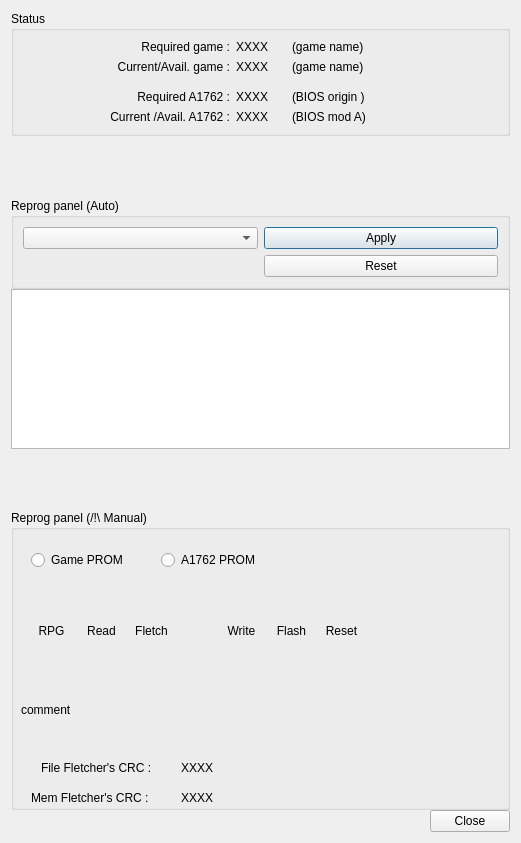
<?xml version="1.0" encoding="UTF-8"?>
<ui version="4.0">
 <class>ReprogDialog</class>
 <widget class="QDialog" name="ReprogDialog">
  <property name="geometry">
   <rect>
    <x>0</x>
    <y>0</y>
    <width>521</width>
    <height>843</height>
   </rect>
  </property>
  <property name="windowTitle">
   <string>Reprog</string>
  </property>
  <layout class="QVBoxLayout" name="verticalLayout">
   <property name="spacing">
    <number>0</number>
   </property>
   <item>
    <widget class="QGroupBox" name="groupBox_3">
     <property name="sizePolicy">
      <sizepolicy hsizetype="Preferred" vsizetype="MinimumExpanding">
       <horstretch>0</horstretch>
       <verstretch>0</verstretch>
      </sizepolicy>
     </property>
     <property name="title">
      <string>Status</string>
     </property>
     <layout class="QGridLayout" name="gridLayout_2">
      <item row="3" column="0">
       <widget class="QLabel" name="label_5">
        <property name="text">
         <string>Current/Avail. game :</string>
        </property>
        <property name="alignment">
         <set>Qt::AlignRight|Qt::AlignTrailing|Qt::AlignVCenter</set>
        </property>
       </widget>
      </item>
      <item row="0" column="2">
       <widget class="QLabel" name="label_txt_rg">
        <property name="text">
         <string>(game name)</string>
        </property>
       </widget>
      </item>
      <item row="0" column="0">
       <widget class="QLabel" name="label_6">
        <property name="text">
         <string>Required game :</string>
        </property>
        <property name="alignment">
         <set>Qt::AlignRight|Qt::AlignTrailing|Qt::AlignVCenter</set>
        </property>
       </widget>
      </item>
      <item row="6" column="0">
       <widget class="QLabel" name="label_4">
        <property name="text">
         <string>Current /Avail. A1762 :</string>
        </property>
        <property name="alignment">
         <set>Qt::AlignRight|Qt::AlignTrailing|Qt::AlignVCenter</set>
        </property>
       </widget>
      </item>
      <item row="5" column="2">
       <widget class="QLabel" name="label_txt_rr">
        <property name="text">
         <string>(BIOS origin )</string>
        </property>
       </widget>
      </item>
      <item row="6" column="2">
       <widget class="QLabel" name="label_txt_cr">
        <property name="text">
         <string>(BIOS mod A)</string>
        </property>
       </widget>
      </item>
      <item row="3" column="2">
       <widget class="QLabel" name="label_txt_cg">
        <property name="text">
         <string>(game name)</string>
        </property>
       </widget>
      </item>
      <item row="0" column="1">
       <widget class="QLabel" name="label_crc_rg">
        <property name="sizePolicy">
         <sizepolicy hsizetype="Minimum" vsizetype="Preferred">
          <horstretch>0</horstretch>
          <verstretch>0</verstretch>
         </sizepolicy>
        </property>
        <property name="minimumSize">
         <size>
          <width>40</width>
          <height>0</height>
         </size>
        </property>
        <property name="maximumSize">
         <size>
          <width>50</width>
          <height>16777215</height>
         </size>
        </property>
        <property name="text">
         <string>XXXX</string>
        </property>
        <property name="textInteractionFlags">
         <set>Qt::LinksAccessibleByMouse|Qt::TextSelectableByKeyboard|Qt::TextSelectableByMouse</set>
        </property>
       </widget>
      </item>
      <item row="4" column="1">
       <spacer name="verticalSpacer_2">
        <property name="orientation">
         <enum>Qt::Vertical</enum>
        </property>
        <property name="sizeHint" stdset="0">
         <size>
          <width>20</width>
          <height>10</height>
         </size>
        </property>
       </spacer>
      </item>
      <item row="5" column="1">
       <widget class="QLabel" name="label_crc_rr">
        <property name="sizePolicy">
         <sizepolicy hsizetype="Minimum" vsizetype="Preferred">
          <horstretch>0</horstretch>
          <verstretch>0</verstretch>
         </sizepolicy>
        </property>
        <property name="minimumSize">
         <size>
          <width>40</width>
          <height>0</height>
         </size>
        </property>
        <property name="maximumSize">
         <size>
          <width>50</width>
          <height>16777215</height>
         </size>
        </property>
        <property name="text">
         <string>XXXX</string>
        </property>
       </widget>
      </item>
      <item row="3" column="1">
       <widget class="QLabel" name="label_crc_cg">
        <property name="sizePolicy">
         <sizepolicy hsizetype="Minimum" vsizetype="Preferred">
          <horstretch>0</horstretch>
          <verstretch>0</verstretch>
         </sizepolicy>
        </property>
        <property name="minimumSize">
         <size>
          <width>40</width>
          <height>0</height>
         </size>
        </property>
        <property name="maximumSize">
         <size>
          <width>50</width>
          <height>16777215</height>
         </size>
        </property>
        <property name="text">
         <string>XXXX</string>
        </property>
        <property name="textInteractionFlags">
         <set>Qt::LinksAccessibleByMouse|Qt::TextSelectableByKeyboard|Qt::TextSelectableByMouse</set>
        </property>
       </widget>
      </item>
      <item row="5" column="0">
       <widget class="QLabel" name="label_3">
        <property name="text">
         <string>Required A1762 :</string>
        </property>
        <property name="alignment">
         <set>Qt::AlignRight|Qt::AlignTrailing|Qt::AlignVCenter</set>
        </property>
       </widget>
      </item>
      <item row="6" column="1">
       <widget class="QLabel" name="label_crc_cr">
        <property name="sizePolicy">
         <sizepolicy hsizetype="Minimum" vsizetype="Preferred">
          <horstretch>0</horstretch>
          <verstretch>0</verstretch>
         </sizepolicy>
        </property>
        <property name="minimumSize">
         <size>
          <width>40</width>
          <height>0</height>
         </size>
        </property>
        <property name="maximumSize">
         <size>
          <width>50</width>
          <height>16777215</height>
         </size>
        </property>
        <property name="text">
         <string>XXXX</string>
        </property>
       </widget>
      </item>
     </layout>
    </widget>
   </item>
   <item>
    <spacer name="verticalSpacer_3">
     <property name="orientation">
      <enum>Qt::Vertical</enum>
     </property>
     <property name="sizeHint" stdset="0">
      <size>
       <width>20</width>
       <height>40</height>
      </size>
     </property>
    </spacer>
   </item>
   <item>
    <widget class="QGroupBox" name="groupBox_2">
     <property name="sizePolicy">
      <sizepolicy hsizetype="Preferred" vsizetype="MinimumExpanding">
       <horstretch>0</horstretch>
       <verstretch>0</verstretch>
      </sizepolicy>
     </property>
     <property name="minimumSize">
      <size>
       <width>0</width>
       <height>0</height>
      </size>
     </property>
     <property name="maximumSize">
      <size>
       <width>16777215</width>
       <height>160</height>
      </size>
     </property>
     <property name="title">
      <string>Reprog panel (Auto)</string>
     </property>
     <layout class="QGridLayout" name="gridLayout">
      <item row="0" column="0">
       <widget class="QComboBox" name="comboBox"/>
      </item>
      <item row="0" column="1">
       <widget class="QPushButton" name="pushButton">
        <property name="text">
         <string>Apply</string>
        </property>
       </widget>
      </item>
      <item row="1" column="1">
       <widget class="QPushButton" name="pushButton_2">
        <property name="text">
         <string>Reset</string>
        </property>
       </widget>
      </item>
     </layout>
    </widget>
   </item>
   <item>
    <widget class="QPlainTextEdit" name="plainTextEdit">
     <property name="sizePolicy">
      <sizepolicy hsizetype="Expanding" vsizetype="MinimumExpanding">
       <horstretch>0</horstretch>
       <verstretch>0</verstretch>
      </sizepolicy>
     </property>
     <property name="maximumSize">
      <size>
       <width>16777215</width>
       <height>160</height>
      </size>
     </property>
    </widget>
   </item>
   <item>
    <spacer name="verticalSpacer">
     <property name="orientation">
      <enum>Qt::Vertical</enum>
     </property>
     <property name="sizeHint" stdset="0">
      <size>
       <width>20</width>
       <height>40</height>
      </size>
     </property>
    </spacer>
   </item>
   <item>
    <widget class="QGroupBox" name="groupBox">
     <property name="sizePolicy">
      <sizepolicy hsizetype="Expanding" vsizetype="MinimumExpanding">
       <horstretch>0</horstretch>
       <verstretch>0</verstretch>
      </sizepolicy>
     </property>
     <property name="minimumSize">
      <size>
       <width>0</width>
       <height>300</height>
      </size>
     </property>
     <property name="title">
      <string>Reprog panel (/!\ Manual)</string>
     </property>
     <widget class="QToolButton" name="toolButton_reprog">
      <property name="geometry">
       <rect>
        <x>20</x>
        <y>100</y>
        <width>41</width>
        <height>41</height>
       </rect>
      </property>
      <property name="text">
       <string>RPG</string>
      </property>
      <property name="toolButtonStyle">
       <enum>Qt::ToolButtonTextUnderIcon</enum>
      </property>
      <property name="autoRaise">
       <bool>true</bool>
      </property>
     </widget>
     <widget class="QToolButton" name="toolButton_reset_2">
      <property name="geometry">
       <rect>
        <x>310</x>
        <y>100</y>
        <width>41</width>
        <height>41</height>
       </rect>
      </property>
      <property name="text">
       <string>Reset</string>
      </property>
      <property name="toolButtonStyle">
       <enum>Qt::ToolButtonTextUnderIcon</enum>
      </property>
      <property name="autoRaise">
       <bool>true</bool>
      </property>
     </widget>
     <widget class="QToolButton" name="toolButton_write">
      <property name="geometry">
       <rect>
        <x>210</x>
        <y>100</y>
        <width>41</width>
        <height>41</height>
       </rect>
      </property>
      <property name="text">
       <string>Write</string>
      </property>
      <property name="toolButtonStyle">
       <enum>Qt::ToolButtonTextUnderIcon</enum>
      </property>
      <property name="autoRaise">
       <bool>true</bool>
      </property>
     </widget>
     <widget class="QLabel" name="label">
      <property name="geometry">
       <rect>
        <x>30</x>
        <y>250</y>
        <width>121</width>
        <height>16</height>
       </rect>
      </property>
      <property name="text">
       <string>File Fletcher's CRC :</string>
      </property>
     </widget>
     <widget class="QLabel" name="label_crc">
      <property name="geometry">
       <rect>
        <x>170</x>
        <y>250</y>
        <width>71</width>
        <height>16</height>
       </rect>
      </property>
      <property name="text">
       <string>XXXX</string>
      </property>
      <property name="textInteractionFlags">
       <set>Qt::LinksAccessibleByMouse|Qt::TextSelectableByKeyboard|Qt::TextSelectableByMouse</set>
      </property>
     </widget>
     <widget class="QLabel" name="label_error">
      <property name="geometry">
       <rect>
        <x>10</x>
        <y>180</y>
        <width>311</width>
        <height>41</height>
       </rect>
      </property>
      <property name="text">
       <string>comment</string>
      </property>
      <property name="wordWrap">
       <bool>true</bool>
      </property>
      <property name="textInteractionFlags">
       <set>Qt::LinksAccessibleByMouse|Qt::TextSelectableByKeyboard|Qt::TextSelectableByMouse</set>
      </property>
     </widget>
     <widget class="QRadioButton" name="radioButton">
      <property name="geometry">
       <rect>
        <x>20</x>
        <y>40</y>
        <width>100</width>
        <height>20</height>
       </rect>
      </property>
      <property name="text">
       <string>Game PROM</string>
      </property>
     </widget>
     <widget class="QRadioButton" name="radioButton_2">
      <property name="geometry">
       <rect>
        <x>150</x>
        <y>40</y>
        <width>100</width>
        <height>20</height>
       </rect>
      </property>
      <property name="text">
       <string>A1762 PROM</string>
      </property>
     </widget>
     <widget class="QToolButton" name="toolButton_fletcher">
      <property name="geometry">
       <rect>
        <x>120</x>
        <y>100</y>
        <width>41</width>
        <height>41</height>
       </rect>
      </property>
      <property name="text">
       <string>Fletch</string>
      </property>
      <property name="toolButtonStyle">
       <enum>Qt::ToolButtonTextUnderIcon</enum>
      </property>
      <property name="autoRaise">
       <bool>true</bool>
      </property>
     </widget>
     <widget class="QToolButton" name="toolButton_read">
      <property name="geometry">
       <rect>
        <x>70</x>
        <y>100</y>
        <width>41</width>
        <height>41</height>
       </rect>
      </property>
      <property name="text">
       <string>Read</string>
      </property>
      <property name="toolButtonStyle">
       <enum>Qt::ToolButtonTextUnderIcon</enum>
      </property>
      <property name="autoRaise">
       <bool>true</bool>
      </property>
     </widget>
     <widget class="QToolButton" name="toolButton_flash">
      <property name="geometry">
       <rect>
        <x>260</x>
        <y>100</y>
        <width>41</width>
        <height>41</height>
       </rect>
      </property>
      <property name="text">
       <string>Flash</string>
      </property>
      <property name="toolButtonStyle">
       <enum>Qt::ToolButtonTextUnderIcon</enum>
      </property>
      <property name="autoRaise">
       <bool>true</bool>
      </property>
     </widget>
     <widget class="QLabel" name="label_2">
      <property name="geometry">
       <rect>
        <x>20</x>
        <y>280</y>
        <width>141</width>
        <height>16</height>
       </rect>
      </property>
      <property name="text">
       <string>Mem Fletcher's CRC :</string>
      </property>
     </widget>
     <widget class="QLabel" name="label_crc_3">
      <property name="geometry">
       <rect>
        <x>170</x>
        <y>280</y>
        <width>71</width>
        <height>16</height>
       </rect>
      </property>
      <property name="text">
       <string>XXXX</string>
      </property>
      <property name="textInteractionFlags">
       <set>Qt::LinksAccessibleByMouse|Qt::TextSelectableByKeyboard|Qt::TextSelectableByMouse</set>
      </property>
     </widget>
    </widget>
   </item>
   <item>
    <widget class="QDialogButtonBox" name="buttonBox">
     <property name="orientation">
      <enum>Qt::Horizontal</enum>
     </property>
     <property name="standardButtons">
      <set>QDialogButtonBox::Close</set>
     </property>
    </widget>
   </item>
  </layout>
 </widget>
 <resources/>
 <connections>
  <connection>
   <sender>buttonBox</sender>
   <signal>accepted()</signal>
   <receiver>ReprogDialog</receiver>
   <slot>accept()</slot>
   <hints>
    <hint type="sourcelabel">
     <x>248</x>
     <y>254</y>
    </hint>
    <hint type="destinationlabel">
     <x>157</x>
     <y>274</y>
    </hint>
   </hints>
  </connection>
  <connection>
   <sender>buttonBox</sender>
   <signal>rejected()</signal>
   <receiver>ReprogDialog</receiver>
   <slot>reject()</slot>
   <hints>
    <hint type="sourcelabel">
     <x>316</x>
     <y>260</y>
    </hint>
    <hint type="destinationlabel">
     <x>286</x>
     <y>274</y>
    </hint>
   </hints>
  </connection>
 </connections>
</ui>
